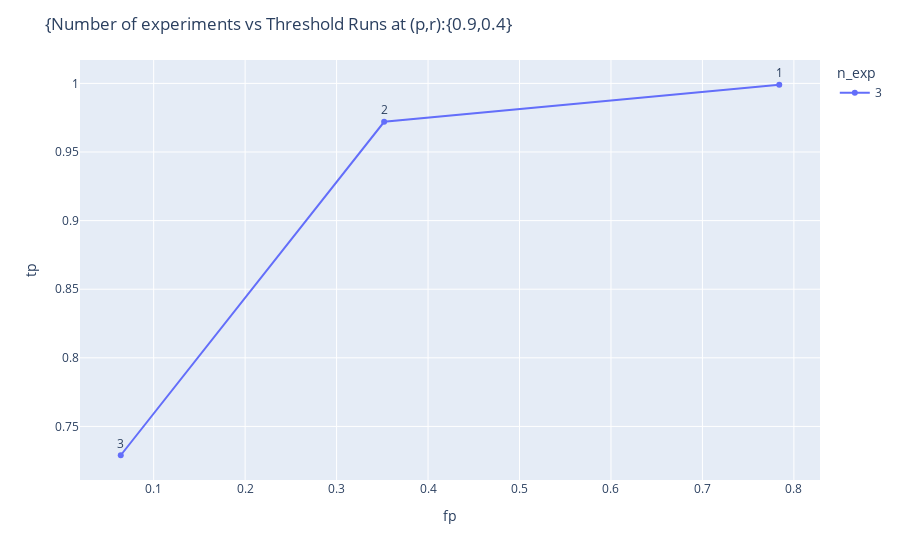
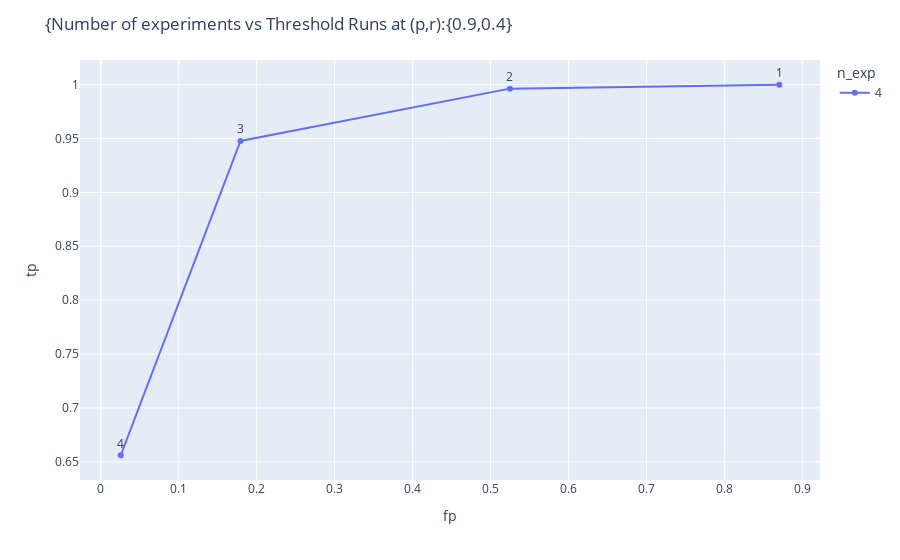
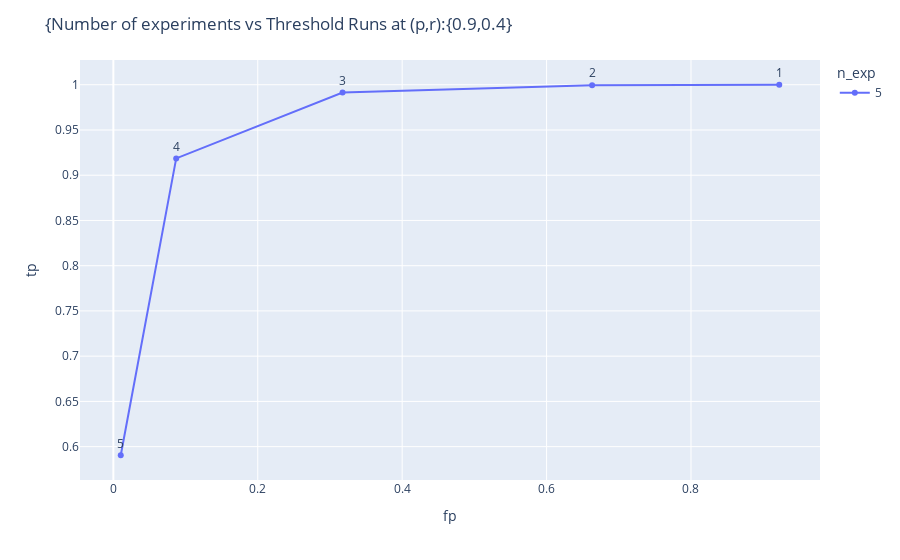

These figures' notebook cell, in order:
### Markdown cell above
# Observations

- For `n_exp = 7`, when the `threshold_exp` is either `5` or `6`:
    - `tp` is 0.974 and 0.85 respectively. 
    - `fp` is 0.096 and 0.0085 respectively.
- For `n_exp = 8`, when the `threshold_exp` is `6`:
    - `tp` is 0.9619.
    - `fp` is 0.049.

As number of experiments to be performed increases, the curves become steeper as `threshold_exp` increases and the `tp` values decreases. `fp` values increase as `threshold_exp` decrease.

### Code cell
dfs = df.groupby(['n_exp'])   
fig = go.Figure()
for i in dfs:
    display(i[1])
    fig = go.Figure()
    fig = px.line(i[1], x="fp", y="tp",text='threshold_exp',hover_data=['n_exp','threshold_exp','p','r'],color='n_exp',markers=True)
    fig.update_traces(textposition='top center')
    fig.update_layout(title_text="{Number of experiments vs Threshold Runs at (p,r):{"+str(p)+","+str(r)+"}")
    fig.show()

### Figure 1 — Plotly figure (JSON) as saved in the notebook; plotly's stock layout.template omitted (floating-point values rounded to 4 significant figures)
{"data": [{"customdata": [[3, 1, 0.9, 0.4], [3, 2, 0.9, 0.4], [3, 3, 0.9, 0.4]], "hovertemplate": "n_exp=%{customdata[0]}<br>fp=%{x}<br>tp=%{y}<br>threshold_exp=%{customdata[1]}<br>p=%{customdata[2]}<br>r=%{customdata[3]}<extra></extra>", "legendgroup": "3", "line": {"color": "#636efa", "dash": "solid"}, "marker": {"symbol": "circle"}, "mode": "lines+text+markers", "name": "3", "orientation": "v", "showlegend": true, "text": [1, 2, 3], "textposition": "top center", "type": "scatter", "x": [0.784, 0.352, 0.064], "xaxis": "x", "y": [0.999, 0.972, 0.729], "yaxis": "y"}], "layout": {"legend": {"title": {"text": "n_exp"}, "tracegroupgap": 0}, "margin": {"t": 60}, "title": {"text": "{Number of experiments vs Threshold Runs at (p,r):{0.9,0.4}"}, "xaxis": {"anchor": "y", "domain": [0, 1], "title": {"text": "fp"}}, "yaxis": {"anchor": "x", "domain": [0, 1], "title": {"text": "tp"}}}}

### Figure 2 — Plotly figure (JSON) as saved in the notebook; plotly's stock layout.template omitted (floating-point values rounded to 4 significant figures)
{"data": [{"customdata": [[4, 1, 0.9, 0.4], [4, 2, 0.9, 0.4], [4, 3, 0.9, 0.4], [4, 4, 0.9, 0.4]], "hovertemplate": "n_exp=%{customdata[0]}<br>fp=%{x}<br>tp=%{y}<br>threshold_exp=%{customdata[1]}<br>p=%{customdata[2]}<br>r=%{customdata[3]}<extra></extra>", "legendgroup": "4", "line": {"color": "#636efa", "dash": "solid"}, "marker": {"symbol": "circle"}, "mode": "lines+text+markers", "name": "4", "orientation": "v", "showlegend": true, "text": [1, 2, 3, 4], "textposition": "top center", "type": "scatter", "x": [0.8704, 0.5248, 0.1792, 0.0256], "xaxis": "x", "y": [0.9999, 0.9963, 0.9477, 0.6561], "yaxis": "y"}], "layout": {"legend": {"title": {"text": "n_exp"}, "tracegroupgap": 0}, "margin": {"t": 60}, "title": {"text": "{Number of experiments vs Threshold Runs at (p,r):{0.9,0.4}"}, "xaxis": {"anchor": "y", "domain": [0, 1], "title": {"text": "fp"}}, "yaxis": {"anchor": "x", "domain": [0, 1], "title": {"text": "tp"}}}}

### Figure 3 — Plotly figure (JSON) as saved in the notebook; plotly's stock layout.template omitted (floating-point values rounded to 4 significant figures)
{"data": [{"customdata": [[5, 1, 0.9, 0.4], [5, 2, 0.9, 0.4], [5, 3, 0.9, 0.4], [5, 4, 0.9, 0.4], [5, 5, 0.9, 0.4]], "hovertemplate": "n_exp=%{customdata[0]}<br>fp=%{x}<br>tp=%{y}<br>threshold_exp=%{customdata[1]}<br>p=%{customdata[2]}<br>r=%{customdata[3]}<extra></extra>", "legendgroup": "5", "line": {"color": "#636efa", "dash": "solid"}, "marker": {"symbol": "circle"}, "mode": "lines+text+markers", "name": "5", "orientation": "v", "showlegend": true, "text": [1, 2, 3, 4, 5], "textposition": "top center", "type": "scatter", "x": [0.9222, 0.663, 0.3174, 0.08704, 0.01024], "xaxis": "x", "y": [1.0, 0.9995, 0.9914, 0.9185, 0.5905], "yaxis": "y"}], "layout": {"legend": {"title": {"text": "n_exp"}, "tracegroupgap": 0}, "margin": {"t": 60}, "title": {"text": "{Number of experiments vs Threshold Runs at (p,r):{0.9,0.4}"}, "xaxis": {"anchor": "y", "domain": [0, 1], "title": {"text": "fp"}}, "yaxis": {"anchor": "x", "domain": [0, 1], "title": {"text": "tp"}}}}
